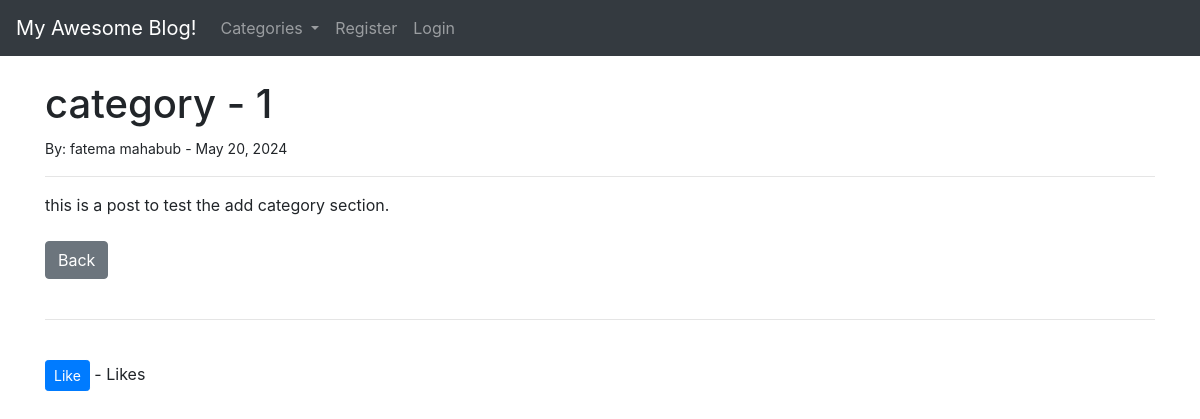
The app's page /article/9 with its own data.
### login/models.py (models this page shows, shortened)
class Post(models.Model):
    title = models.CharField(max_length=255)
    title_tag = models.CharField(max_length=255)
    author = models.ForeignKey(User, on_delete=models.CASCADE)
    body = models.TextField()
    post_date = models.DateField(auto_now_add=True)
    category = models.CharField(max_length=255, default='coding')
    likes = models.ManyToManyField(User, related_name='blog_posts')

### login/views.py (the view)
# urls.py: path('article/<int:pk>', ArticleView.as_view(), name="article"),
class ArticleView(DetailView):
     model = Post
     template_name = 'article.html'
     def get_context_data(self, *args, **kwargs):
      cat_menu = Category.objects.all()
      context = super(ArticleView,self).get_context_data(*args, **kwargs)
      context["cat_menu"] = cat_menu
      return context

### login/models.py (called while the page is built)
    def __str__(self):
        return self.name

### login/templates/article.html (shortened to what this page needs)
{% extends 'base.html' %}
{% block content %}
<h1>{{ post.title }} - {{ post.author.id }}</h1>
<small>
    By: {{ post.author.first_name }}
    {{ post.author.last_name }} -
    {{ post.post_date }}
</small><br>
<hr>
{{ post.body|safe }}<br><br>
<a href="{% url 'home' %}" class="btn btn-secondary"> Back</a>
<br> <br>
<hr>
<br>
<form action="{% url 'like_post' post.pk %}" method="POST">
    <button type="submit" class="btn btn-primary btn-sm">Like</button> - {{ total_likes }}
    Likes
</form>
{% endblock %}

### records on screen
Post: title "category", author.id "1", author.first_name "fatema", author.last_name "mahabub", post_date "May 20, 2024", body "this is a post to test the add category section."
